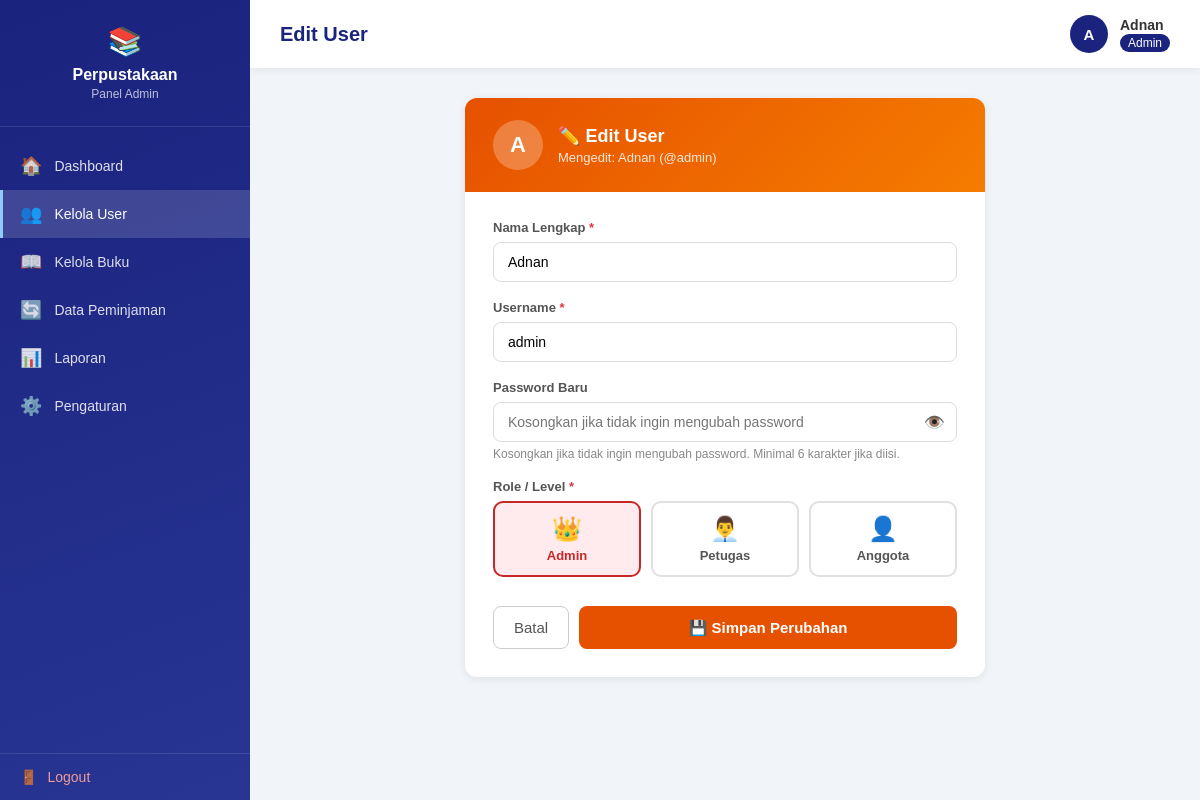
/admin/edit_user.php?id=1 (signed in), run on the app's committed database.
### tables this page shows
CREATE TABLE `users` (
  `id` int(11) NOT NULL,
  `nama` varchar(100) NOT NULL,
  `username` varchar(50) NOT NULL,
  `password` varchar(255) NOT NULL,
  `level` enum('admin','petugas','anggota') NOT NULL
);

### admin/edit_user.php (the view, shortened to what this page needs)
<?php
include '../koneksi.php';
$id = isset($_GET['id']) ? (int)$_GET['id'] : 0;
$user = mysqli_fetch_assoc(mysqli_query($koneksi, "SELECT * FROM users WHERE id=$id"));
?>
<!DOCTYPE html>
<html lang="id">
<head>
</head>
<body>
<div class="sidebar">
    <div class="sidebar-header">
        <div class="logo">📚</div>
        <h3>Perpustakaan</h3>
        <p>Panel Admin</p>
    </div>
    <div class="sidebar-menu">
        <a href="dashboard.php"><span class="icon">🏠</span> Dashboard</a>
        <a href="kelola_user.php" class="active"><span class="icon">👥</span> Kelola User</a>
        <a href="#"><span class="icon">📖</span> Kelola Buku</a>
        <a href="#"><span class="icon">🔄</span> Data Peminjaman</a>
        <a href="#"><span class="icon">📊</span> Laporan</a>
        <a href="#"><span class="icon">⚙️</span> Pengaturan</a>
    </div>
    <div class="sidebar-footer">
        <a href="../logout.php"><span>🚪</span> Logout</a>
    </div>
</div>
<div class="main">
    <div class="topbar">
        <h1>Edit User</h1>
        <div class="user-info">
            <div class="avatar"><?= strtoupper(substr($_SESSION['nama'] ?? 'A', 0, 1)) ?></div>
            <div>
                <div class="user-name"><?= htmlspecialchars($_SESSION['nama'] ?? 'Admin') ?></div>
                <div><span class="user-role">Admin</span></div>
            </div>
        </div>
    </div>
    <div class="content">
        <div class="form-card">
            <div class="fc-header">
                <div class="user-avatar"><?= strtoupper(substr($user['nama'], 0, 1)) ?></div>
                <div class="fc-info">
                    <h2>✏️ Edit User</h2>
                    <p>Mengedit: <?= htmlspecialchars($user['nama']) ?> (@<?= htmlspecialchars($user['username']) ?>)</p>
                </div>
            </div>
            <div class="form-body">
                <form method="POST">
                    <div class="form-group">
                        <label>Nama Lengkap <span>*</span></label>
                        <input type="text" name="nama" value="<?= htmlspecialchars($_POST['nama'] ?? $user['nama']) ?>" required>
                    </div>
                    <div class="form-group">
                        <label>Username <span>*</span></label>
                        <input type="text" name="username" value="<?= htmlspecialchars($_POST['username'] ?? $user['username']) ?>" required autocomplete="off">
                    </div>
                    <div class="form-group">
                        <label>Password Baru</label>
                        <div class="password-wrap">
                            <input type="password" name="password" id="pwInput" placeholder="Kosongkan jika tidak ingin mengubah password" autocomplete="new-password">
                            <button type="button" class="toggle-pw" onclick="togglePw()">👁️</button>
                        </div>
                        <div class="hint">Kosongkan jika tidak ingin mengubah password. Minimal 6 karakter jika diisi.</div>
                    </div>
                    <div class="form-group">
                        <label>Role / Level <span>*</span></label>
                        <div class="role-options">
                            <div class="role-option">
                                <label for="r_admin" class="admin"><span class="ro-icon">👑</span>Admin</label>
                            </div>
                            <div class="role-option">
                                <label for="r_petugas" class="petugas"><span class="ro-icon">👨‍💼</span>Petugas</label>
                            </div>
                            <div class="role-option">
                                <label for="r_anggota" class="anggota"><span class="ro-icon">👤</span>Anggota</label>
                            </div>
                        </div>
                    </div>
                    <div class="form-actions">
                        <a href="kelola_user.php" class="btn-batal">Batal</a>
                        <button type="submit" class="btn-simpan">💾 Simpan Perubahan</button>
                    </div>
                </form>
            </div>
        </div>
    </div>
</div>
</body>
</html>

### admin/edit_user.php (style rules this page uses)
* { box-sizing: border-box; margin: 0; padding: 0; }
body { font-family: Arial, sans-serif; background: #f1f5f9; color: #333; display: flex; min-height: 100vh; }
.sidebar { width: 250px; background: linear-gradient(160deg, #1a237e, #283593); color: white; display: flex; flex-direction: column; position: fixed; height: 100vh; z-index: 100; }
.sidebar-header { padding: 25px 20px; border-bottom: 1px solid rgba(255,255,255,0.1); text-align: center; }
.sidebar-header .logo { font-size: 28px; margin-bottom: 8px; }
.sidebar-header h3 { font-size: 16px; }
.sidebar-header p { font-size: 12px; opacity: 0.7; margin-top: 3px; }
.sidebar-menu { padding: 15px 0; flex: 1; }
.sidebar-menu a { display: flex; align-items: center; gap: 12px; padding: 13px 20px; color: rgba(255,255,255,0.85); text-decoration: none; font-size: 14px; transition: all 0.2s; }
.sidebar-menu a:hover, .sidebar-menu a.active { background: rgba(255,255,255,0.15); color: white; border-left: 3px solid #90caf9; padding-left: 17px; }
.sidebar-menu a .icon { font-size: 18px; min-width: 22px; text-align: center; }
.sidebar-footer { padding: 15px 20px; border-top: 1px solid rgba(255,255,255,0.1); }
.sidebar-footer a { display: flex; align-items: center; gap: 10px; color: #ef9a9a; text-decoration: none; font-size: 14px; }
.main { margin-left: 250px; flex: 1; display: flex; flex-direction: column; }
.topbar { background: white; padding: 15px 30px; display: flex; justify-content: space-between; align-items: center; box-shadow: 0 2px 8px rgba(0,0,0,0.07); }
.topbar h1 { font-size: 20px; color: #1a237e; }
.topbar .user-info { display: flex; align-items: center; gap: 12px; }
.topbar .avatar { width: 38px; height: 38px; background: #1a237e; color: white; border-radius: 50%; display: flex; align-items: center; justify-content: center; font-weight: bold; font-size: 15px; }
.topbar .user-name { font-size: 14px; font-weight: bold; }
.topbar .user-role { font-size: 12px; background: #1a237e; color: white; padding: 2px 8px; border-radius: 10px; }
.content { padding: 30px; display: flex; justify-content: center; }
.form-card { background: white; border-radius: 12px; box-shadow: 0 2px 10px rgba(0,0,0,0.08); width: 100%; max-width: 520px; overflow: hidden; }
.form-card .fc-header { background: linear-gradient(135deg, #e65100, #f57c00); color: white; padding: 22px 28px; display: flex; align-items: center; gap: 15px; }
.fc-header .user-avatar { width: 50px; height: 50px; border-radius: 50%; background: rgba(255,255,255,0.25); display: flex; align-items: center; justify-content: center; font-size: 22px; font-weight: bold; flex-shrink: 0; }
.fc-header .fc-info h2 { font-size: 18px; margin-bottom: 3px; }
.fc-header .fc-info p { font-size: 13px; opacity: 0.85; }
.form-body { padding: 28px; }
.form-group { margin-bottom: 18px; }
.form-group label { display: block; margin-bottom: 7px; font-weight: bold; font-size: 13px; color: #555; }
.form-group label span { color: #dc3545; }
.form-group input, .form-group select { width: 100%; padding: 11px 14px; border: 1px solid #ddd; border-radius: 8px; font-size: 14px; transition: border 0.2s; background: white; }
.form-group .hint { font-size: 12px; color: #888; margin-top: 5px; }
.role-options { display: grid; grid-template-columns: repeat(3, 1fr); gap: 10px; }
.role-option label { display: block; padding: 12px 8px; border: 2px solid #e0e0e0; border-radius: 10px; text-align: center; cursor: pointer; transition: all 0.2s; font-size: 13px; }
.role-option label .ro-icon { font-size: 24px; display: block; margin-bottom: 5px; }
.role-option input[type="radio"]:checked + label.admin { border-color: #c62828; background: #ffebee; color: #c62828; }
.password-wrap { position: relative; }
.password-wrap input { padding-right: 42px; }
.toggle-pw { position: absolute; right: 12px; top: 50%; transform: translateY(-50%); cursor: pointer; font-size: 17px; background: none; border: none; color: #777; }
.form-actions { display: flex; gap: 10px; margin-top: 22px; }
.btn-simpan { flex: 1; padding: 12px; background: #e65100; color: white; border: none; border-radius: 8px; font-size: 15px; font-weight: bold; cursor: pointer; }
.btn-batal { padding: 12px 20px; border: 1px solid #ccc; border-radius: 8px; background: white; color: #555; text-decoration: none; font-size: 15px; display: flex; align-items: center; }

### data on the page
users: nama "A", nama "Adnan", username "admin"

### other printed values
substr($_SESSION['nama'] ?? 'A', 0, 1) "A"
$_SESSION['nama'] "Adnan"
